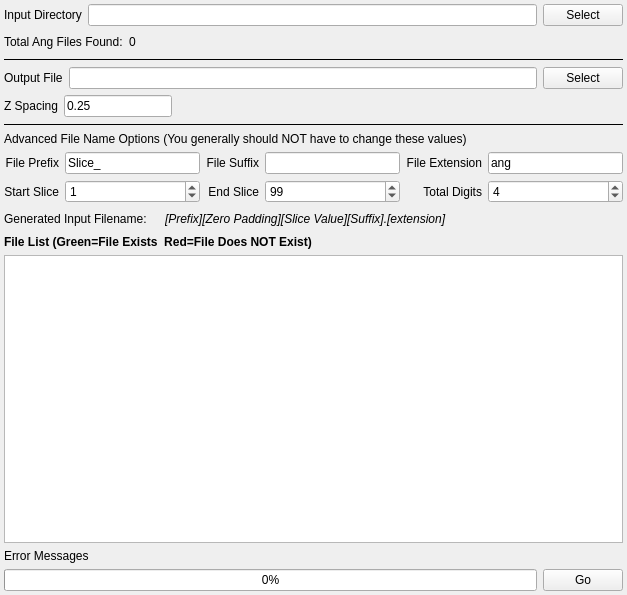
<?xml version="1.0" encoding="UTF-8"?>
<ui version="4.0">
 <class>OIMImportWidget</class>
 <widget class="QWidget" name="OIMImportWidget">
  <property name="geometry">
   <rect>
    <x>0</x>
    <y>0</y>
    <width>627</width>
    <height>595</height>
   </rect>
  </property>
  <property name="windowTitle">
   <string>Form</string>
  </property>
  <layout class="QVBoxLayout" name="verticalLayout">
   <property name="margin">
    <number>4</number>
   </property>
   <item>
    <layout class="QGridLayout" name="gridLayout_19">
     <item row="0" column="0">
      <widget class="QLabel" name="label_29">
       <property name="text">
        <string>Input Directory</string>
       </property>
      </widget>
     </item>
     <item row="0" column="1">
      <widget class="QLineEdit" name="m_InputDir"/>
     </item>
     <item row="0" column="2">
      <widget class="QPushButton" name="m_InputDirBtn">
       <property name="text">
        <string>Select</string>
       </property>
      </widget>
     </item>
    </layout>
   </item>
   <item>
    <layout class="QHBoxLayout" name="horizontalLayout_17">
     <item>
      <widget class="QLabel" name="label_47">
       <property name="text">
        <string>Total Ang Files Found:</string>
       </property>
      </widget>
     </item>
     <item>
      <widget class="QLabel" name="m_TotalSlices">
       <property name="text">
        <string>0</string>
       </property>
      </widget>
     </item>
     <item>
      <spacer name="horizontalSpacer_26">
       <property name="orientation">
        <enum>Qt::Horizontal</enum>
       </property>
       <property name="sizeHint" stdset="0">
        <size>
         <width>40</width>
         <height>20</height>
        </size>
       </property>
      </spacer>
     </item>
    </layout>
   </item>
   <item>
    <widget class="Line" name="line_8">
     <property name="frameShadow">
      <enum>QFrame::Plain</enum>
     </property>
     <property name="orientation">
      <enum>Qt::Horizontal</enum>
     </property>
    </widget>
   </item>
   <item>
    <layout class="QHBoxLayout" name="horizontalLayout_14">
     <item>
      <widget class="QLabel" name="label_53">
       <property name="text">
        <string>Output File</string>
       </property>
      </widget>
     </item>
     <item>
      <widget class="QLineEdit" name="m_OutputFile"/>
     </item>
     <item>
      <widget class="QPushButton" name="m_OutputFileBtn">
       <property name="text">
        <string>Select</string>
       </property>
      </widget>
     </item>
    </layout>
   </item>
   <item>
    <layout class="QHBoxLayout" name="horizontalLayout">
     <item>
      <widget class="QLabel" name="label_52">
       <property name="text">
        <string>Z Spacing</string>
       </property>
      </widget>
     </item>
     <item>
      <widget class="QLineEdit" name="m_zSpacing">
       <property name="sizePolicy">
        <sizepolicy hsizetype="Fixed" vsizetype="Fixed">
         <horstretch>0</horstretch>
         <verstretch>0</verstretch>
        </sizepolicy>
       </property>
       <property name="text">
        <string>0.25</string>
       </property>
      </widget>
     </item>
     <item>
      <spacer name="horizontalSpacer_27">
       <property name="orientation">
        <enum>Qt::Horizontal</enum>
       </property>
       <property name="sizeHint" stdset="0">
        <size>
         <width>40</width>
         <height>20</height>
        </size>
       </property>
      </spacer>
     </item>
    </layout>
   </item>
   <item>
    <widget class="Line" name="line_9">
     <property name="frameShadow">
      <enum>QFrame::Plain</enum>
     </property>
     <property name="orientation">
      <enum>Qt::Horizontal</enum>
     </property>
    </widget>
   </item>
   <item>
    <widget class="QLabel" name="label_58">
     <property name="text">
      <string>Advanced File Name Options (You generally should NOT have to change these values)</string>
     </property>
    </widget>
   </item>
   <item>
    <layout class="QGridLayout" name="gridLayout_20">
     <item row="1" column="0">
      <widget class="QLabel" name="label_50">
       <property name="text">
        <string>Start Slice</string>
       </property>
       <property name="alignment">
        <set>Qt::AlignRight|Qt::AlignTrailing|Qt::AlignVCenter</set>
       </property>
      </widget>
     </item>
     <item row="1" column="1">
      <widget class="QSpinBox" name="m_ZStartIndex">
       <property name="minimumSize">
        <size>
         <width>75</width>
         <height>0</height>
        </size>
       </property>
       <property name="maximum">
        <number>100000</number>
       </property>
       <property name="value">
        <number>1</number>
       </property>
      </widget>
     </item>
     <item row="1" column="2">
      <widget class="QLabel" name="label_51">
       <property name="text">
        <string>End Slice</string>
       </property>
       <property name="alignment">
        <set>Qt::AlignRight|Qt::AlignTrailing|Qt::AlignVCenter</set>
       </property>
      </widget>
     </item>
     <item row="1" column="3">
      <widget class="QSpinBox" name="m_ZEndIndex">
       <property name="minimumSize">
        <size>
         <width>75</width>
         <height>0</height>
        </size>
       </property>
       <property name="maximum">
        <number>1000000</number>
       </property>
       <property name="value">
        <number>99</number>
       </property>
      </widget>
     </item>
     <item row="1" column="4">
      <widget class="QLabel" name="label_21">
       <property name="text">
        <string>Total Digits</string>
       </property>
       <property name="alignment">
        <set>Qt::AlignRight|Qt::AlignTrailing|Qt::AlignVCenter</set>
       </property>
      </widget>
     </item>
     <item row="1" column="5">
      <widget class="QSpinBox" name="m_TotalDigits">
       <property name="value">
        <number>4</number>
       </property>
      </widget>
     </item>
     <item row="0" column="0">
      <widget class="QLabel" name="label_32">
       <property name="text">
        <string>File Prefix</string>
       </property>
       <property name="alignment">
        <set>Qt::AlignRight|Qt::AlignTrailing|Qt::AlignVCenter</set>
       </property>
      </widget>
     </item>
     <item row="0" column="1">
      <widget class="QLineEdit" name="m_FilePrefix">
       <property name="text">
        <string>Slice_</string>
       </property>
      </widget>
     </item>
     <item row="0" column="2">
      <widget class="QLabel" name="label_13">
       <property name="text">
        <string>File Suffix</string>
       </property>
       <property name="alignment">
        <set>Qt::AlignRight|Qt::AlignTrailing|Qt::AlignVCenter</set>
       </property>
      </widget>
     </item>
     <item row="0" column="3">
      <widget class="QLineEdit" name="m_FileSuffix"/>
     </item>
     <item row="0" column="4">
      <widget class="QLabel" name="label_56">
       <property name="text">
        <string>File Extension</string>
       </property>
       <property name="alignment">
        <set>Qt::AlignRight|Qt::AlignTrailing|Qt::AlignVCenter</set>
       </property>
      </widget>
     </item>
     <item row="0" column="5">
      <widget class="QLineEdit" name="m_FileExt">
       <property name="text">
        <string>ang</string>
       </property>
      </widget>
     </item>
    </layout>
   </item>
   <item>
    <layout class="QHBoxLayout" name="_6">
     <item>
      <widget class="QLabel" name="label_17">
       <property name="text">
        <string>Generated Input Filename:</string>
       </property>
      </widget>
     </item>
     <item>
      <spacer name="horizontalSpacer_24">
       <property name="orientation">
        <enum>Qt::Horizontal</enum>
       </property>
       <property name="sizeType">
        <enum>QSizePolicy::Fixed</enum>
       </property>
       <property name="sizeHint" stdset="0">
        <size>
         <width>12</width>
         <height>20</height>
        </size>
       </property>
      </spacer>
     </item>
     <item>
      <widget class="QLabel" name="m_GeneratedFileNameExample">
       <property name="font">
        <font>
         <italic>true</italic>
        </font>
       </property>
       <property name="text">
        <string>[Prefix][Zero Padding][Slice Value][Suffix].[extension]</string>
       </property>
      </widget>
     </item>
     <item>
      <spacer name="horizontalSpacer_25">
       <property name="orientation">
        <enum>Qt::Horizontal</enum>
       </property>
       <property name="sizeHint" stdset="0">
        <size>
         <width>40</width>
         <height>20</height>
        </size>
       </property>
      </spacer>
     </item>
    </layout>
   </item>
   <item>
    <widget class="QLabel" name="label_57">
     <property name="font">
      <font>
       <weight>75</weight>
       <italic>false</italic>
       <bold>true</bold>
      </font>
     </property>
     <property name="text">
      <string>File List (Green=File Exists  Red=File Does NOT Exist)</string>
     </property>
    </widget>
   </item>
   <item>
    <widget class="QListWidget" name="m_FileListView"/>
   </item>
   <item>
    <widget class="QLabel" name="m_ErrorMessage">
     <property name="text">
      <string>Error Messages</string>
     </property>
    </widget>
   </item>
   <item>
    <layout class="QHBoxLayout" name="horizontalLayout_15">
     <item>
      <widget class="QProgressBar" name="m_progressBar">
       <property name="value">
        <number>0</number>
       </property>
      </widget>
     </item>
     <item>
      <widget class="QPushButton" name="m_GoBtn">
       <property name="text">
        <string>Go</string>
       </property>
      </widget>
     </item>
    </layout>
   </item>
  </layout>
 </widget>
 <resources/>
 <connections/>
</ui>
